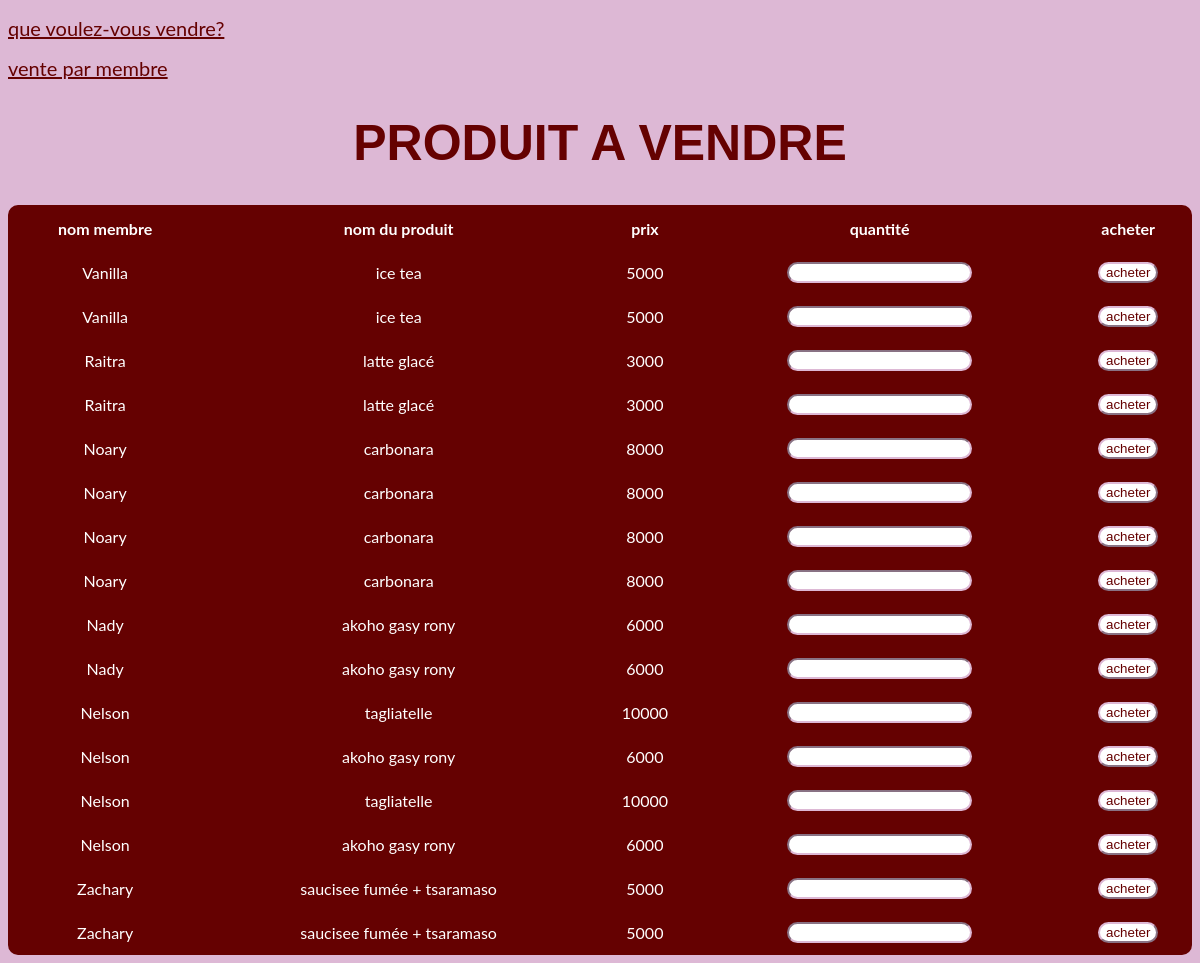
Page /Accueil.php on the committed database.
### tables this page shows
CREATE TABLE produit_membre (
    id_produit_membre INT AUTO_INCREMENT PRIMARY KEY, 
    id_produit INT,
    FOREIGN KEY (id_produit) REFERENCES produit(id_produit), 
    id_membre INT,
    FOREIGN KEY (id_membre) REFERENCES membre(id_membre),
    prix_vente INT,
    quantite_dispo INT,
    date_dispo DATE
);

CREATE TABLE membre (
    id_membre INT AUTO_INCREMENT PRIMARY KEY, 
    nom VARCHAR(100), 
    numero_etu INT, 
    image_profil VARCHAR(255)
);

CREATE TABLE produit (
    id_produit INT AUTO_INCREMENT PRIMARY KEY, 
    nom VARCHAR(100),
    id_categorie INT,
    FOREIGN KEY (id_categorie) REFERENCES categorie(id_categorie),
    prix_reference INT
);

### fonctions.php (called while the page is built, shortened)
<?php
    include_once("connection.php");
    function get_all_lines($sql){
        $req= mysqli_query(dbconnect(),$sql);
        $result = array();
        while ($line = mysqli_fetch_assoc($req)){
            $result[]=$line;
        }
        return $result;
    }
    function produit_a_vendre(){
        $sql="SELECT m.nom as nom_membre, p.nom as nom_produit , p.prix_reference as prix, pm.id_produit_membre as pmi from membre m join produit_membre pm on pm.id_membre=m.id_membre join produit p on p.id_produit=pm.id_produit;";
        return get_all_lines($sql);
    }
?>

### connection.php (called while the page is built, shortened)
<?php
function dbconnect()
{
    static $connect = NULL;
    if($connect === NULL)
    {
        $connect = mysqli_connect('localhost', 'root', '', 'site_communautaire');
        mysqli_set_charset($connect, 'utf8mb4');
    }
    return $connect;
}
?>

### Accueil.php (the view, shortened to what this page needs)
<?php
    include("fonctions.php");
    $resultat=produit_a_vendre();
?>
<!DOCTYPE html>
<html lang="en">
<head>
    <link rel="stylesheet" href="design/style.css">
</head>
<body>
    <p><a href="Vendre.php" class="lien">que voulez-vous vendre?</a></p>
    <p><a href="Mes_ventes.php" class="lien">vente par membre</a></p>
    <h1 class="title">PRODUIT A VENDRE</h1>
    <table>
        <tr>
            <th>nom membre</th>
            <th>nom du produit</th>
            <th>prix</th>
            <th>quantité</th>
            <th>acheter</th>
        </tr>
        <?php foreach($resultat as $donnee){?>
            <tr>
                <td><?= $donnee['nom_membre']; ?></td>
                <td><?= $donnee['nom_produit']; ?></td>
                <td><?= $donnee['prix']; ?></td>
                <form action="get_vente.php" method="get">
                    <td><input type="text" name="nb"></td>
                    <td><input type="submit" value="acheter"></td>
                </form>
            </tr>
        <?php } ?>
    </table>
</body>
</html>

### design/style.css (style rules this page uses)
.title { color:rgb(101, 1, 1); font-family: "daisy", sans-serif; text-align: center; font-size: 50px; }
.lien { color: rgb(101, 1, 1); font-family: "lato", sans-serif; font-size: 20px; }
input { color: rgb(101, 1, 1); border-radius: 30px; background-color: white; border-color: rgb(221, 184, 213); border-collapse: collapse; }
table { text-align: center; border-radius: 10px; border-color: ; width: 100%; color: rgb(255, 255, 255); font-family: "lato", sans-serif; border-bottom-color: rgb(101, 1, 1); background-color: rgb(101, 1, 1); }
table th { height: 40px; }
table td { height: 40px; }
body { background-color: rgb(221, 184, 213); }

### rows in the picture
produit_membre: id_membre.nom "Vanilla", id_produit.nom "ice tea", id_produit.prix_reference "5000"
produit_membre: id_membre.nom "Vanilla", id_produit.nom "ice tea", id_produit.prix_reference "5000"
produit_membre: id_membre.nom "Raitra", id_produit.nom "latte glacé", id_produit.prix_reference "3000"
produit_membre: id_membre.nom "Raitra", id_produit.nom "latte glacé", id_produit.prix_reference "3000"
produit_membre: id_membre.nom "Noary", id_produit.nom "carbonara", id_produit.prix_reference "8000"
produit_membre: id_membre.nom "Noary", id_produit.nom "carbonara", id_produit.prix_reference "8000"
produit_membre: id_membre.nom "Noary", id_produit.nom "carbonara", id_produit.prix_reference "8000"
produit_membre: id_membre.nom "Noary", id_produit.nom "carbonara", id_produit.prix_reference "8000"
produit_membre: id_membre.nom "Nady", id_produit.nom "akoho gasy rony", id_produit.prix_reference "6000"
produit_membre: id_membre.nom "Nady", id_produit.nom "akoho gasy rony", id_produit.prix_reference "6000"
produit_membre: id_membre.nom "Nelson", id_produit.nom "tagliatelle", id_produit.prix_reference "10000"
produit_membre: id_membre.nom "Nelson", id_produit.nom "akoho gasy rony", id_produit.prix_reference "6000"
produit_membre: id_membre.nom "Nelson", id_produit.nom "tagliatelle", id_produit.prix_reference "10000"
produit_membre: id_membre.nom "Nelson", id_produit.nom "akoho gasy rony", id_produit.prix_reference "6000"
produit_membre: id_membre.nom "Zachary", id_produit.nom "saucisee fumée + tsaramaso", id_produit.prix_reference "5000"
produit_membre: id_membre.nom "Zachary", id_produit.nom "saucisee fumée + tsaramaso", id_produit.prix_reference "5000"
